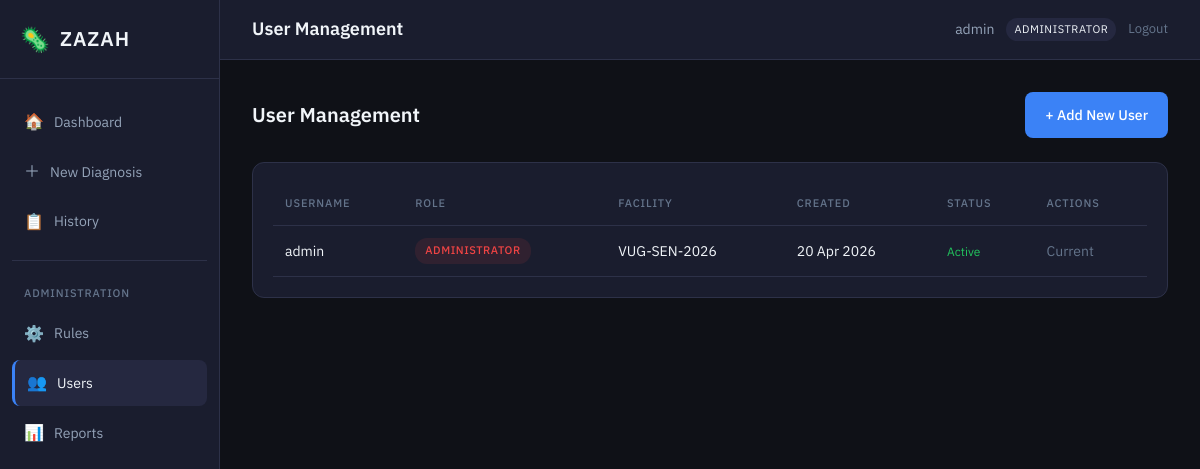
Page /admin/users (signed in) on the committed database.
### models/system_user.py (models this page shows, shortened)
class SystemUser(db.Model):
    __tablename__ = 'system_users'
    user_id = db.Column(db.String(50), primary_key=True)
    username = db.Column(db.String(100), unique=True, nullable=False)
    password_hash = db.Column(db.String(256), nullable=False)
    role = db.Column(db.String(20), nullable=False)
    facility_id = db.Column(db.String(50))
    created_date = db.Column(db.Date, default=datetime.utcnow)
    is_active = db.Column(db.Boolean, default=True)
    def is_administrator(self):
        return self.role == 'administrator'
    @property
    def is_authenticated(self):
        return True

### routes/admin.py (the view)
@admin_bp.route('/users')
@login_required
@admin_required
def users():
    all_users = SystemUser.query.all()
    return render_template('admin/users.html', users=all_users)

### routes/admin.py (called while the page is built)
def admin_required(f):
    @wraps(f)
    def decorated_function(*args, **kwargs):
        if not current_user.is_authenticated or not current_user.is_administrator():
            flash('Administrator access required', 'danger')
            return redirect(url_for('diagnosis.dashboard'))
        return f(*args, **kwargs)
    return decorated_function

### templates/admin/users.html
{% extends "base.html" %}
{% block page_title %}User Management{% endblock %}
{% block content %}
<div class="users-page">
    <div class="page-header">
        <h2>User Management</h2>
        <a href="{{ url_for('admin.new_user') }}" class="btn btn-primary">+ Add New User</a>
    </div>
    <div class="card">
        <div class="card-body">
            <table class="data-table">
                <thead>
                    <tr>
                        <th>Username</th>
                        <th>Role</th>
                        <th>Facility</th>
                        <th>Created</th>
                        <th>Status</th>
                        <th>Actions</th>
                    </tr>
                </thead>
                <tbody>
                    {% for user in users %}
                    <tr>
                        <td>{{ user.username }}</td>
                        <td>
                            <span class="badge badge-{% if user.role == 'administrator' %}positive{% else %}intermediate{% endif %}">
                                {{ user.role }}
                            </span>
                        </td>
                        <td>{{ user.facility_id or '-' }}</td>
                        <td>{{ user.created_date.strftime('%d %b %Y') if user.created_date else '-' }}</td>
                        <td>
                            {% if user.is_active %}
                            <span class="status-active">Active</span>
                            {% else %}
                            <span class="status-inactive">Inactive</span>
                            {% endif %}
                        </td>
                        <td>
                            {% if user.user_id != current_user.user_id %}
                            <form method="POST" action="{{ url_for('admin.toggle_user', user_id=user.user_id) }}" style="display: inline;">
                                <button type="submit" class="btn btn-sm btn-{% if user.is_active %}danger{% else %}success{% endif %}">
                                    {% if user.is_active %}Deactivate{% else %}Activate{% endif %}
                                </button>
                            </form>
                            {% else %}
                            <span class="text-muted">Current</span>
                            {% endif %}
                        </td>
                    </tr>
                    {% endfor %}
                </tbody>
            </table>
        </div>
    </div>
</div>
{% endblock %}

### templates/base.html (shortened to what this page needs)
<!DOCTYPE html>
<html lang="en">
<head>
    <link rel="stylesheet" href="{{ url_for('static', filename='css/style.css') }}">
</head>
<body>
    {% if current_user.is_authenticated %}
    <div class="app-layout">
        <aside class="sidebar">
            <div class="logo">
                <span class="logo-icon">🦠</span>
                <span class="logo-text">ZAZAH</span>
            </div>
            <nav class="nav-menu">
                <a href="{{ url_for('diagnosis.dashboard') }}" class="nav-item {% if request.endpoint == 'diagnosis.dashboard' %}active{% endif %}">
                    <span class="nav-icon">🏠</span>
                    <span>Dashboard</span>
                </a>
                <a href="{{ url_for('diagnosis.new_diagnosis') }}" class="nav-item {% if request.endpoint == 'diagnosis.new_diagnosis' %}active{% endif %}">
                    <span class="nav-icon">＋</span>
                    <span>New Diagnosis</span>
                </a>
                <a href="{{ url_for('history.index') }}" class="nav-item {% if request.endpoint and 'history' in request.endpoint %}active{% endif %}">
                    <span class="nav-icon">📋</span>
                    <span>History</span>
                </a>
                {% if current_user.is_administrator() %}
                <div class="nav-divider"></div>
                <span class="nav-label">Administration</span>
                <a href="{{ url_for('admin.rules') }}" class="nav-item {% if request.endpoint and 'admin.rules' in request.endpoint %}active{% endif %}">
                    <span class="nav-icon">⚙️</span>
                    <span>Rules</span>
                </a>
                <a href="{{ url_for('admin.users') }}" class="nav-item {% if request.endpoint and 'admin.users' in request.endpoint %}active{% endif %}">
                    <span class="nav-icon">👥</span>
                    <span>Users</span>
                </a>
                <a href="{{ url_for('admin.reports') }}" class="nav-item {% if request.endpoint == 'admin.reports' %}active{% endif %}">
                    <span class="nav-icon">📊</span>
                    <span>Reports</span>
                </a>
                {% endif %}
            </nav>
        </aside>
        <div class="main-wrapper">
            <header class="topbar">
                <div class="page-title">
                    {% block page_title %}Dashboard{% endblock %}
                </div>
                <div class="user-menu">
                    <span class="username">{{ current_user.username }}</span>
                    <span class="role-badge">{{ current_user.role }}</span>
                    <a href="{{ url_for('auth.logout') }}" class="logout-btn">Logout</a>
                </div>
            </header>
            <main class="main-content">
                {% block content %}{% endblock %}
            </main>
        </div>
    </div>
    {% endif %}
</body>
</html>

### static/css/style.css (style rules this page uses)
:root { --bg-primary: #0f1117; --bg-secondary: #1a1d2e; --bg-tertiary: #252840; --accent: #3b82f6; --accent-hover: #2563eb; --positive: #ef4444; --positive-bg: rgba(239,68,68,0.1); --negative: #22c55e; --negative-bg: rgba(34,197,94,0.1); --warning: #f59e0b; --text-primary: #f1f5f9; --text-secondary: #94a3b8; --text-muted: #64748b; --border: #2d3148; --border-light: #3d4166; --shadow: 0 4px 20px rgba(0,0,0,0.4); --font-body: 'IBM Plex Sans', 'Segoe UI', system-ui, sans-serif; --font-mono: 'IBM Plex Mono', 'Fira Code', monospace; --radius: 8px; --radius-lg: 12px; }
* { margin: 0; padding: 0; box-sizing: border-box; }
body { font-family: var(--font-body); font-size: 14px; line-height: 1.6; background: var(--bg-primary); color: var(--text-primary); }
.app-layout { display: flex; min-height: 100vh; }
.sidebar { width: 220px; background: var(--bg-secondary); border-right: 1px solid var(--border); padding: 20px 0; display: flex; flex-direction: column; }
.logo { padding: 0 20px 20px; display: flex; align-items: center; gap: 10px; border-bottom: 1px solid var(--border); margin-bottom: 20px; }
.logo-icon { font-size: 24px; }
.logo-text { font-size: 20px; font-weight: 600; letter-spacing: 0.05em; }
.nav-menu { display: flex; flex-direction: column; gap: 4px; padding: 0 12px; }
.nav-item { display: flex; align-items: center; gap: 10px; padding: 10px 12px; color: var(--text-secondary); text-decoration: none; border-radius: var(--radius); transition: all 0.2s; }
.nav-item.active { background: var(--bg-tertiary); border-left: 3px solid var(--accent); color: var(--text-primary); }
.nav-icon { font-size: 16px; }
.nav-divider { height: 1px; background: var(--border); margin: 12px 0; }
.nav-label { font-size: 11px; font-weight: 500; text-transform: uppercase; letter-spacing: 0.08em; color: var(--text-muted); padding: 8px 12px 4px; }
.main-wrapper { flex: 1; display: flex; flex-direction: column; }
.topbar { height: 60px; background: var(--bg-secondary); border-bottom: 1px solid var(--border); display: flex; align-items: center; justify-content: space-between; padding: 0 32px; }
.page-title { font-size: 18px; font-weight: 600; }
.user-menu { display: flex; align-items: center; gap: 12px; }
.username { color: var(--text-secondary); }
.role-badge { font-size: 11px; padding: 3px 8px; background: var(--bg-tertiary); border-radius: 12px; text-transform: uppercase; letter-spacing: 0.05em; }
.logout-btn { color: var(--text-muted); text-decoration: none; font-size: 13px; }
.main-content { flex: 1; padding: 32px; overflow-y: auto; }
.btn { display: inline-flex; align-items: center; justify-content: center; padding: 12px 20px; font-size: 14px; font-weight: 500; border: none; border-radius: var(--radius); cursor: pointer; text-decoration: none; transition: all 0.2s; }
.btn-primary { background: var(--accent); color: white; }
.card { background: var(--bg-secondary); border-radius: var(--radius-lg); border: 1px solid var(--border); margin-bottom: 24px; }
.card-body { padding: 20px; }
.data-table { width: 100%; border-collapse: collapse; }
.data-table th, .data-table td { padding: 12px; text-align: left; border-bottom: 1px solid var(--border); }
.data-table th { font-size: 11px; font-weight: 500; text-transform: uppercase; letter-spacing: 0.08em; color: var(--text-muted); }
.badge { display: inline-block; padding: 4px 10px; font-size: 11px; font-weight: 500; border-radius: 12px; text-transform: uppercase; letter-spacing: 0.05em; }
.badge-positive { background: var(--positive-bg); color: var(--positive); }
.page-header { display: flex; justify-content: space-between; align-items: center; margin-bottom: 24px; }
.page-header h2 { font-size: 20px; font-weight: 600; }
.status-active { color: var(--negative); font-size: 12px; }
.text-muted { color: var(--text-muted); }

### rows in the picture
SystemUser: username "admin", role "ADMINISTRATOR", facility "VUG-SEN-2026", created_date "20 Apr 2026", is_active "Active", shows "Current"
